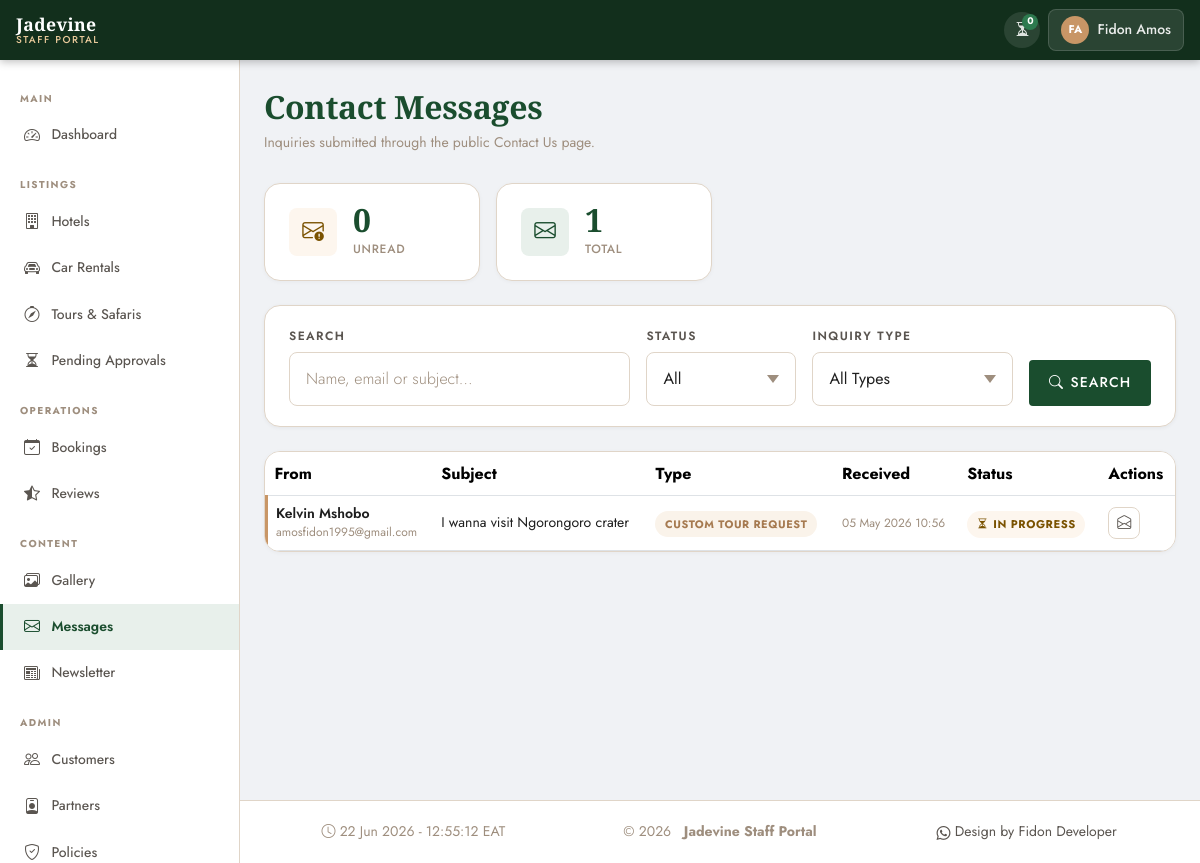
The page /portal/messages/ (signed in) on the database its author committed.
### apps/accounts/models.py (models this page shows, shortened)
class CustomUser(AbstractUser):
    LANGUAGE_CHOICES = [
        ('en', 'English'),
        ('fr', 'Français'),
        ('ru', 'Русский'),
    ]
    phone = models.CharField(
        max_length=20,
        blank=True,
        null=True,
        verbose_name=_('Phone Number'),
    )
    nationality = models.CharField(
        max_length=100,
        blank=True,
        null=True,
        verbose_name=_('Nationality'),
    )
    preferred_language = models.CharField(
        max_length=5,
        choices=LANGUAGE_CHOICES,
        default='en',
        verbose_name=_('Preferred Language'),
    )
    profile_photo = models.ImageField(
        upload_to='profiles/',
        blank=True,
        null=True,
        verbose_name=_('Profile Photo'),
    )
    class Meta:
        verbose_name = _('User')
        verbose_name_plural = _('Users')

### apps/contact/models.py (models this page shows, shortened)
class ContactMessage(models.Model):
    INQUIRY_TYPE_CHOICES = [
        ('general', _('General Inquiry')),
        ('custom_tour', _('Custom Tour Request')),
        ('partnership', _('Partnership')),
        ('press', _('Press / Media')),
    ]
    STATUS_CHOICES = [
        ('new', _('New')),
        ('in_progress', _('In Progress')),
        ('resolved', _('Resolved')),
    ]
    LANGUAGE_CHOICES = [
        ('en', 'English'),
        ('fr', 'Français'),
        ('ru', 'Русский'),
    ]
    name = models.CharField(max_length=100, verbose_name=_('Name'))
    email = models.EmailField(verbose_name=_('Email'))
    phone = models.CharField(max_length=20, blank=True, null=True, verbose_name=_('Phone'))
    subject = models.CharField(max_length=200, verbose_name=_('Subject'))
    message = models.TextField(verbose_name=_('Message'))
    inquiry_type = models.CharField(
        max_length=20, choices=INQUIRY_TYPE_CHOICES, default='general'
    )
    preferred_lang = models.CharField(
        max_length=5, choices=LANGUAGE_CHOICES, default='en'
    )
    status = models.CharField(max_length=15, choices=STATUS_CHOICES, default='new')
    admin_notes = models.TextField(
        blank=True, null=True,
        help_text=_('Internal notes — never shown to customer')
    )
    created_at = models.DateTimeField(auto_now_add=True)
    class Meta:
        verbose_name = _('Contact Message')
        verbose_name_plural = _('Contact Messages')
        ordering = ['-created_at']

### apps/portal/views/messages.py (the view)
# urls.py: path('messages/', PortalMessageListView.as_view(), name='message_list'),
class PortalMessageListView(SuperAdminRequiredMixin, View):
    template_name = 'portal/portal_messages_list.html'
    def get(self, request):
        qs = ContactMessage.objects.all().order_by('-created_at')
        status_filter  = request.GET.get('status', '').strip()
        inquiry_filter = request.GET.get('inquiry_type', '').strip()
        search         = request.GET.get('q', '').strip()
        if status_filter:
            qs = qs.filter(status=status_filter)
        if inquiry_filter:
            qs = qs.filter(inquiry_type=inquiry_filter)
        if search:
            qs = qs.filter(
                Q(name__icontains=search) |
                Q(email__icontains=search) |
                Q(subject__icontains=search)
            )
        paginator = Paginator(qs, 20)
        page_obj  = paginator.get_page(request.GET.get('page'))
        context = {
            'page_obj':       page_obj,
            'status_filter':  status_filter,
            'inquiry_filter': inquiry_filter,
            'search':         search,
            'new_count':      ContactMessage.objects.filter(status='new').count(),
            'total_count':    ContactMessage.objects.count(),
            'status_choices': ContactMessage.STATUS_CHOICES,
            'inquiry_choices': ContactMessage.INQUIRY_TYPE_CHOICES,
        }
        return render(request, self.template_name, context)

### templates/portal/portal_messages_list.html (shortened to what this page needs)
{% extends "portal/portal_base.html" %}
{% load i18n static %}
{% block nav_messages %}active{% endblock %}
{% block page_title %}{% trans "Contact Messages" %}{% endblock %}
{% block page_subtitle %}
<p class="portal-page-subtitle">
  {% trans "Inquiries submitted through the public Contact Us page." %}
</p>
{% endblock %}
{% block extra_css %}
<link rel="stylesheet" href="{% static 'css/portal/portal_messages.css' %}">
{% endblock %}
{% block content %}
<div class="row g-3 mb-4">
  <div class="col-6 col-md-3">
    <div class="portal-stat-card">
      <div class="portal-stat-icon portal-stat-icon--warning">
        <i class="bi bi-envelope-exclamation"></i>
      </div>
      <div>
        <div class="portal-stat-value">{{ new_count }}</div>
        <p class="portal-stat-label">{% trans "Unread" %}</p>
      </div>
    </div>
  </div>
  <div class="col-6 col-md-3">
    <div class="portal-stat-card">
      <div class="portal-stat-icon portal-stat-icon--primary">
        <i class="bi bi-envelope"></i>
      </div>
      <div>
        <div class="portal-stat-value">{{ total_count }}</div>
        <p class="portal-stat-label">{% trans "Total" %}</p>
      </div>
    </div>
  </div>
</div>
<form method="get" class="portal-card mb-4" style="padding:1.25rem 1.5rem;">
  <div class="msg-filter-row">
    <div class="jd-form-group mb-0" style="flex:1;min-width:180px;">
      <label class="jd-label">{% trans "Search" %}</label>
      <div style="position:relative;">
        <input type="text" name="q" value="{{ search }}"
               class="jd-input jd-input-icon-wrap"
               placeholder="{% trans 'Name, email or subject…' %}">
      </div>
    </div>
    <div class="jd-form-group mb-0" style="min-width:150px;">
      <label class="jd-label">{% trans "Status" %}</label>
      <select name="status" class="jd-input" onchange="this.form.submit()">
        <option value="">{% trans "All" %}</option>
      </select>
    </div>
    <div class="jd-form-group mb-0" style="min-width:160px;">
      <label class="jd-label">{% trans "Inquiry Type" %}</label>
      <select name="inquiry_type" class="jd-input" onchange="this.form.submit()">
        <option value="">{% trans "All Types" %}</option>
      </select>
    </div>
    <div class="jd-form-group mb-0" style="align-self:flex-end;">
      <button type="submit" class="btn-primary-jd"
              style="display:inline-flex;align-items:center;gap:0.4rem;
                     padding:0.55rem 1.1rem;">
        <i class="bi bi-search"></i> {% trans "Search" %}
      </button>
    </div>
  </div>
</form>
{% if page_obj.object_list %}
<div class="portal-table-wrap table-responsive">
  <table class="table table-hover align-middle mb-0">
    <thead>
      <tr>
        <th>{% trans "From" %}</th>
        <th>{% trans "Subject" %}</th>
        <th>{% trans "Type" %}</th>
        <th>{% trans "Received" %}</th>
        <th>{% trans "Status" %}</th>
        <th>{% trans "Actions" %}</th>
      </tr>
    </thead>
    <tbody>
      {% for msg in page_obj %}
      <tr class="msg-row msg-row--{{ msg.status }}">
        <td>
          <div class="msg-sender-name">{{ msg.name }}</div>
          <div class="msg-sender-email">{{ msg.email }}</div>
        </td>
        <td class="text-truncate-container">
          <span class="text-truncate-line msg-subject"
                style="max-width:240px;">
            {{ msg.subject }}
          </span>
        </td>
        <td>
          <span class="msg-inquiry-badge msg-inquiry-badge--{{ msg.inquiry_type }}">
            {{ msg.get_inquiry_type_display }}
          </span>
        </td>
        <td style="font-size:var(--text-xs);color:var(--color-muted);
                   white-space:nowrap;">
          {{ msg.created_at|date:"d M Y H:i" }}
        </td>
        <td>
          <span class="approval-badge
            {% if msg.status == 'resolved' %}approval-badge--approved
            {% elif msg.status == 'in_progress' %}approval-badge--pending
            {% else %}approval-badge--rejected{% endif %}">
            {% if msg.status == 'resolved' %}
              <i class="bi bi-check-circle-fill"></i>
            {% elif msg.status == 'in_progress' %}
              <i class="bi bi-hourglass-split"></i>
            {% else %}
              <i class="bi bi-envelope-fill"></i>
            {% endif %}
            {{ msg.get_status_display }}
          </span>
        </td>
        <td>
          <div class="portal-row-actions">
            <a href="{% url 'portal:message_detail' msg.pk %}"
               class="portal-icon-btn" title="{% trans 'Open message' %}">
              <i class="bi bi-envelope-open"></i>
            </a>
          </div>
        </td>
      </tr>
      {% endfor %}
    </tbody>
  </table>
</div>
{% endif %}
{% endblock %}

### templates/portal/portal_base.html (shortened to what this page needs)
{% load static i18n %}
<!DOCTYPE html>
<html lang="en">
<head>
  <link rel="stylesheet"
        href="https://cdn.jsdelivr.net/npm/bootstrap@5.3.3/dist/css/bootstrap.min.css">
  <link rel="stylesheet"
        href="https://cdn.jsdelivr.net/npm/bootstrap-icons@1.11.3/font/bootstrap-icons.min.css">
  <link rel="stylesheet"
        href="https://cdn.datatables.net/1.13.8/css/dataTables.bootstrap5.min.css">
  <link rel="stylesheet"
        href="https://cdn.datatables.net/buttons/2.4.2/css/buttons.bootstrap5.min.css">
  <link rel="stylesheet" href="{% static 'css/main.css' %}">
  <link rel="stylesheet" href="{% static 'css/portal/portal_base.css' %}">
  {% block extra_css %}{% endblock %}
</head>
<body class="portal-body {% block body_class %}{% endblock %}">
<header class="portal-topbar">
  <a href="{% url 'portal:dashboard' %}" class="portal-topbar-brand">
    <span class="brand-name">Jadevine</span>
    <span class="brand-sub">{% trans "Staff Portal" %}</span>
  </a>
  <div class="portal-topbar-right">
    {% if not mini_admin %}
    <a href="{% url 'portal:dashboard' %}#pending"
       class="portal-topbar-badge {% if pending_total == 0 %}portal-topbar-badge--zero{% endif %}"
       title="{% trans 'Pending approvals' %}">
      <i class="bi bi-hourglass-split"></i>
      <span class="pending-count-badge">{{ pending_total }}</span>
    </a>
    {% endif %}
    <div class="portal-user-dropdown dropdown">
      <button class="portal-user-btn dropdown-toggle"
              data-bs-toggle="dropdown"
              aria-expanded="false">
        <span class="portal-user-avatar">
          {{ request.user.first_name|first|upper }}{{ request.user.last_name|first|upper }}
        </span>
        <span class="portal-user-name d-none d-md-inline">
          {{ request.user.get_full_name|default:request.user.username }}
        </span>
      </button>
    </div>
  </div>
</header>
<div class="portal-layout">
  <aside class="portal-sidebar" id="portalSidebar">
    <nav class="portal-nav">
      <div class="portal-nav-section">
        <span class="portal-nav-label">{% trans "Main" %}</span>
        <a href="{% url 'portal:dashboard' %}"
           class="portal-nav-link {% block nav_dashboard %}{% endblock %}">
          <i class="bi bi-speedometer2"></i>
          <span>{% trans "Dashboard" %}</span>
        </a>
      </div>
      <div class="portal-nav-section">
        <span class="portal-nav-label">{% trans "Listings" %}</span>
        <a href="{% url 'portal:hotel_list' %}"
           class="portal-nav-link {% block nav_hotels %}{% endblock %}">
          <i class="bi bi-building"></i>
          <span>{% trans "Hotels" %}</span>
        </a>
        <a href="{% url 'portal:car_list' %}"
           class="portal-nav-link {% block nav_cars %}{% endblock %}">
          <i class="bi bi-car-front"></i>
          <span>{% trans "Car Rentals" %}</span>
        </a>
        {% if not mini_admin %}
        <a href="{% url 'portal:tour_list' %}"
           class="portal-nav-link {% block nav_tours %}{% endblock %}">
          <i class="bi bi-compass"></i>
          <span>{% trans "Tours &amp; Safaris" %}</span>
        </a>
        {% endif %}
        {% if not mini_admin %}
        <a href="{% url 'portal:pending_hotels' %}"
           class="portal-nav-link {% block nav_pending %}{% endblock %}">
          <i class="bi bi-hourglass-split"></i>
          <span>{% trans "Pending Approvals" %}</span>
        </a>
        {% endif %}
      </div>
      <div class="portal-nav-section">
        <span class="portal-nav-label">{% trans "Operations" %}</span>
        <a href="{% url 'portal:booking_list' %}"
           class="portal-nav-link {% block nav_bookings %}{% endblock %}">
          <i class="bi bi-calendar-check"></i>
          <span>{% trans "Bookings" %}</span>
        </a>
        <a href="{% url 'portal:review_list' %}"
          class="portal-nav-link {% block nav_reviews %}{% endblock %}">
          <i class="bi bi-star-half"></i>
          <span>{% trans "Reviews" %}</span>
        </a>
      </div>
      {% if not mini_admin %}
      <div class="portal-nav-section">
        <span class="portal-nav-label">{% trans "Content" %}</span>
        <a href="{% url 'portal:gallery' %}"
           class="portal-nav-link {% block nav_gallery %}{% endblock %}">
          <i class="bi bi-images"></i>
          <span>{% trans "Gallery" %}</span>
        </a>
        <a href="{% url 'portal:message_list' %}"
           class="portal-nav-link {% block nav_messages %}{% endblock %}">
          <i class="bi bi-envelope"></i>
          <span>{% trans "Messages" %}</span>
        </a>
        <a href="{% url 'portal:newsletter' %}"
           class="portal-nav-link {% block nav_newsletter %}{% endblock %}">
          <i class="bi bi-newspaper"></i>
          <span>{% trans "Newsletter" %}</span>
        </a>
      </div>
      {% endif %}
      {% if not mini_admin %}
      <div class="portal-nav-section">
        <span class="portal-nav-label">{% trans "Admin" %}</span>
        <a href="{% url 'portal:user_list' %}"
           class="portal-nav-link {% block nav_users %}{% endblock %}">
          <i class="bi bi-people"></i>
          <span>{% trans "Customers" %}</span>
        </a>
        <a href="{% url 'portal:miniadmin_list' %}"
           class="portal-nav-link {% block nav_miniadmins %}{% endblock %}">
          <i class="bi bi-person-badge"></i>
          <span>{% trans "Partners" %}</span>
        </a>
        <a href="{% url 'portal:policies' %}"
           class="portal-nav-link {% block nav_policies %}{% endblock %}">
          <i class="bi bi-shield-check"></i>
          <span>{% trans "Policies" %}</span>
        </a>
      </div>
      {% endif %}
    </nav>
  </aside>
  <main class="portal-main">
    {% block page_header %}
    <div class="portal-page-header">
      <div>
        <h1 class="portal-page-title">{% block page_title %}{% endblock %}</h1>
        {% block page_subtitle %}{% endblock %}
      </div>
    </div>
    {% endblock %}
    <div class="portal-content">
      {% block content %}{% endblock %}
    </div>
  </main>
</div>
<footer class="portal-footer">
  <div class="container-fluid">
    <div class="footer-box">
      <span class="server-time">
        <i class="bi bi-clock"></i>
        <span id="liveClock"></span> EAT
      </span>
    </div>
    <div class="footer-box">
      <span class="copy-year">
        &copy; {% now "Y" %} &nbsp; <strong>Jadevine Staff Portal</strong>
      </span>
    </div>
    <div class="footer-box">
      <nav class="portal-footer-nav">
        <a href="https://wa.me/255713529019" class="footer-link">
          <i class="bi bi-whatsapp"></i> Design by Fidon Developer</a>
      </nav>
    </div>
  </div>
</footer>
</body>
</html>

### rows shown on the page
CustomUser: user.first_name|first "F", user.last_name|first "A", user.get_full_name "Fidon Amos"
ContactMessage: name "Kelvin Mshobo", email "amosfidon1995@gmail.com", subject "I wanna visit Ngorongoro crater", inquiry_type "CUSTOM TOUR REQUEST", created_at "05 May 2026 10:56", status "IN PROGRESS"

### other values the page prints
{{ pending_total }} "0"
{{ new_count }} "0"
{{ total_count }} "1"
